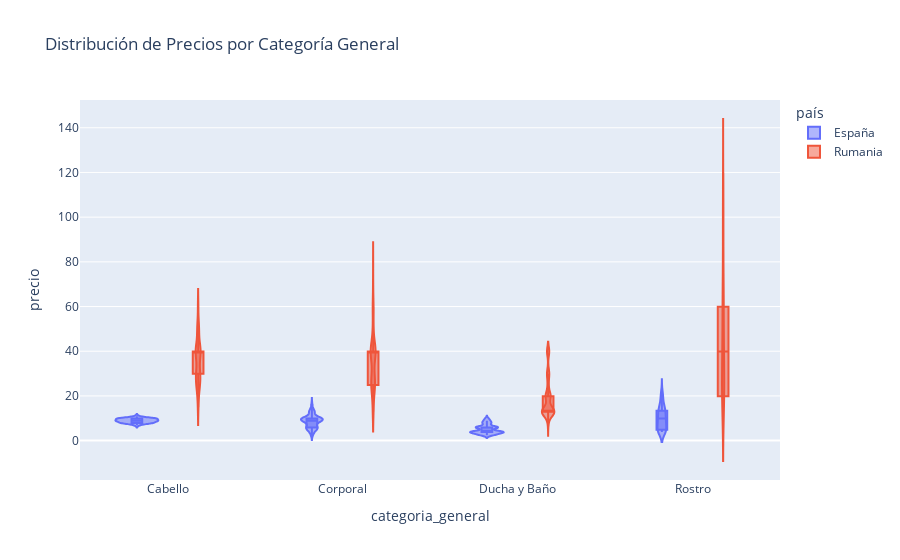

Here is the notebook cell this chart was saved with:
### Markdown cell above
BOXPLOT:

España: Rango intercuartil estrecho (€4.9 - €9.9), mediana €7.9.

Rumanía: Mayor dispersión (19.9 - 53.4 LEI), más outliers.

Conclusión: Los precios en Rumanía son más variables y extremos.

### Code cell
# Violin plot por categoría
fig_violin = px.violin(
    df_es_ro,
    x='categoria_general',
    y='precio',
    color='país',
    box=True,
    points=False,
    title='Distribución de Precios por Categoría General'
)
fig_violin.show()

### Figure 1 — Plotly figure (JSON) as saved in the notebook; plotly's stock layout.template omitted (floating-point values rounded to 4 significant figures; data arrays with more than 128 entries replaced by an {"elided": "..."} marker saying what was removed)
{"data": [{"alignmentgroup": "True", "box": {"visible": true}, "hovertemplate": "país=España<br>categoria_general=%{x}<br>precio=%{y}<extra></extra>", "legendgroup": "España", "marker": {"color": "#636efa"}, "name": "España", "offsetgroup": "España", "orientation": "v", "points": false, "scalegroup": "True", "showlegend": true, "type": "violin", "x": {"elided": "381 str values"}, "x0": " ", "xaxis": "x", "y": {"elided": "381 float values"}, "y0": " ", "yaxis": "y"}, {"alignmentgroup": "True", "box": {"visible": true}, "hovertemplate": "país=Rumania<br>categoria_general=%{x}<br>precio=%{y}<extra></extra>", "legendgroup": "Rumania", "marker": {"color": "#EF553B"}, "name": "Rumania", "offsetgroup": "Rumania", "orientation": "v", "points": false, "scalegroup": "True", "showlegend": true, "type": "violin", "x": {"elided": "342 str values"}, "x0": " ", "xaxis": "x", "y": {"elided": "342 float values"}, "y0": " ", "yaxis": "y"}], "layout": {"legend": {"title": {"text": "país"}, "tracegroupgap": 0}, "title": {"text": "Distribución de Precios por Categoría General"}, "violinmode": "group", "xaxis": {"anchor": "y", "domain": [0, 1], "title": {"text": "categoria_general"}}, "yaxis": {"anchor": "x", "domain": [0, 1], "title": {"text": "precio"}}}}
